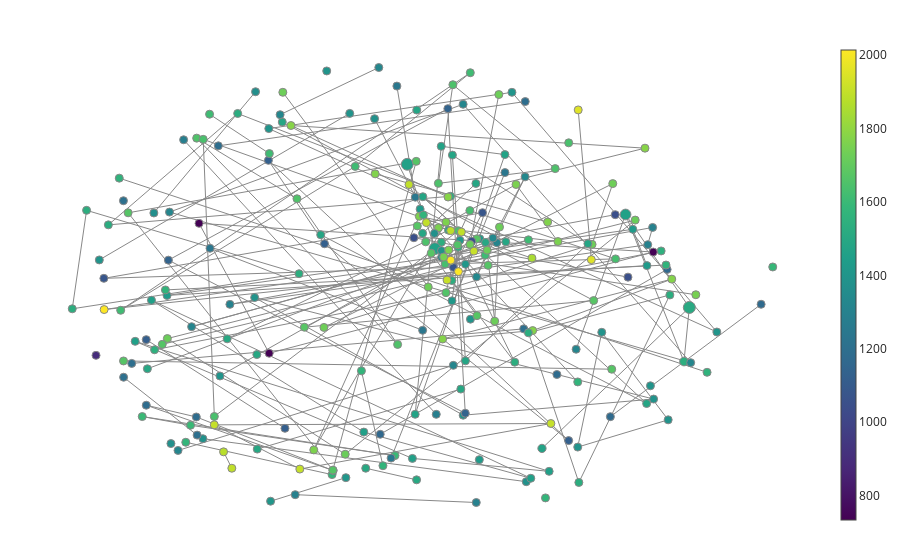

Notebook source saved alongside this figure:
### Code cell
def l1_norm(X):
    #take the l1 norm of each row
    return np.linalg.norm(X, ord=1, axis=1).reshape(-1, 1)

from sklearn.preprocessing import FunctionTransformer
l1_norm_trans = FunctionTransformer(l1_norm)

filter_func = l1_norm_trans
cover = map.OneDimensionalCover(kind='uniform', n_intervals=20, overlap_frac=0.7)
#cover = map.CubicalCover(n_intervals=10, overlap_frac=0.3)
clusterer = cluster.DBSCAN()

pipe = map.make_mapper_pipeline(
    filter_func=filter_func,
    cover=cover,
    clusterer=clusterer,
    verbose=False,
    n_jobs=1,
)

fig = map.plot_static_mapper_graph(pipe, data_try)
fig.show(config={'scrollZoom': True})
#g = pipe.fit_transform(sq_locationnp_centered)
#color_data=sq_locationnp_centered[:,1]

### Figure 1 — Plotly figure (JSON) as saved in the notebook; plotly's stock layout.template omitted (floating-point values rounded to 4 significant figures; data arrays with more than 128 entries replaced by an {"elided": "..."} marker saying what was removed)
{"data": [{"hoverinfo": "none", "line": {"color": "#888", "width": 1}, "mode": "lines", "name": "edge_trace", "type": "scatter", "uid": "d21dc6bf-41fa-483d-ab26-2d1b2f3dbb4c", "x": {"elided": "525 float values"}, "y": {"elided": "525 float values"}}, {"hoverinfo": "text", "hovertext": {"elided": "244 str values"}, "marker": {"color": {"elided": "244 float values"}, "colorbar": {"thickness": 15, "title": {"side": "right", "text": ""}, "xanchor": "left"}, "colorscale": [[0, "#440154"], [0.1111, "#482878"], [0.2222, "#3e4989"], [0.3333, "#31688e"], [0.4444, "#26828e"], [0.5556, "#1f9e89"], [0.6667, "#35b779"], [0.7778, "#6ece58"], [0.8889, "#b5de2b"], [1, "#fde725"]], "line": {"color": "#888", "width": 1}, "opacity": 1, "reversescale": false, "showscale": true, "size": {"elided": "244 int values"}, "sizemin": 4, "sizemode": "area", "sizeref": 4.722}, "mode": "markers", "name": "node_trace", "type": "scatter", "uid": "2c427bee-f90a-4289-b559-e1992e00d869", "x": {"elided": "244 float values"}, "y": {"elided": "244 float values"}}], "layout": {"autosize": false, "hovermode": "closest", "margin": {"b": 20, "l": 5, "r": 5, "t": 40}, "showlegend": false, "title": {"text": ""}, "xaxis": {"showgrid": false, "showline": false, "showticklabels": false, "ticks": "", "title": {"text": ""}, "zeroline": false}, "yaxis": {"showgrid": false, "showline": false, "showticklabels": false, "ticks": "", "title": {"text": ""}, "zeroline": false}}}
